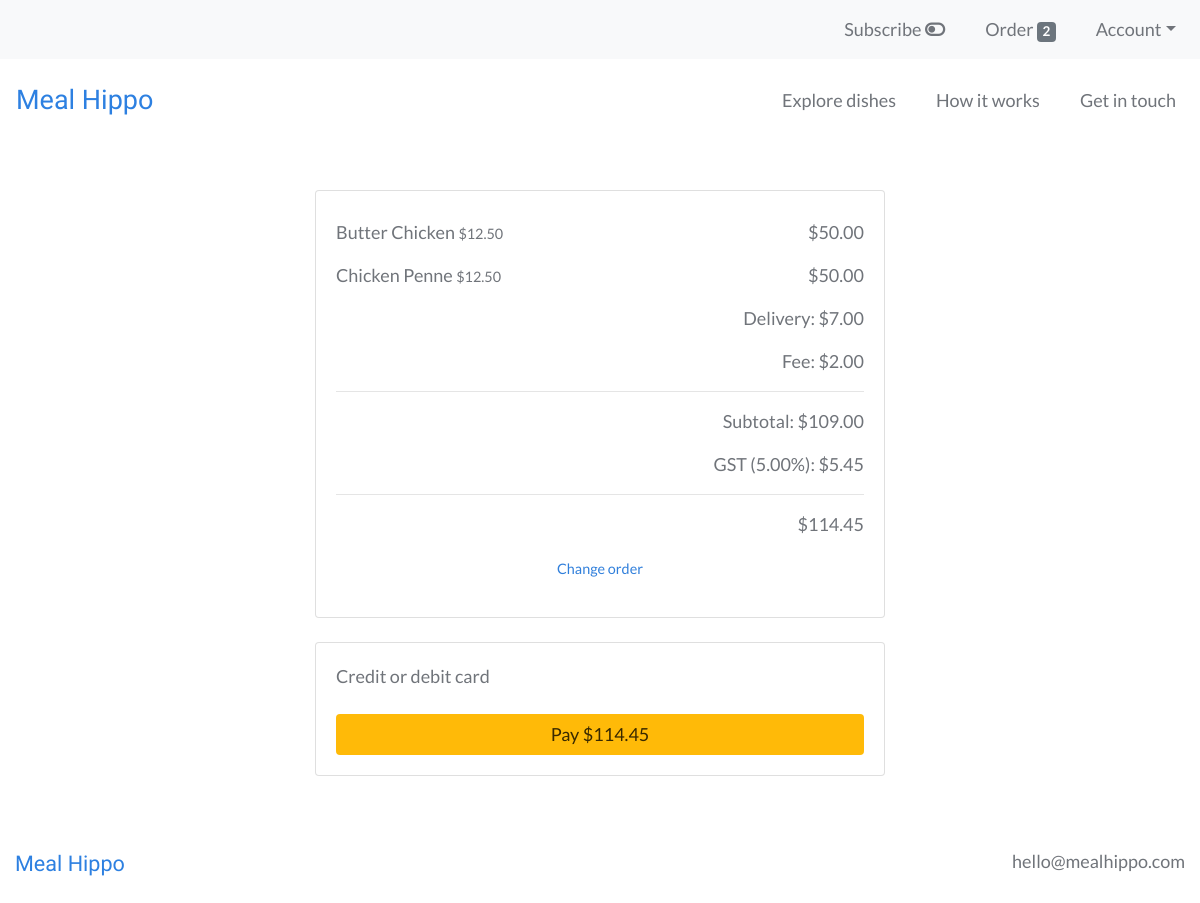
The app's page /order/payment (signed in) with its own data.
### users/models.py (models this page shows, shortened)
class CustomUser(AbstractBaseUser):
    email = models.EmailField(unique=True)
    is_active = models.BooleanField(default=True)
    is_admin = models.BooleanField(default=False)
    objects = CustomUserManager()
    USERNAME_FIELD = 'email'
    REQUIRED_FIELDS = []

### webplatform/models.py (models this page shows, shortened)
class Order(models.Model):
    user = models.ForeignKey(settings.AUTH_USER_MODEL, on_delete=models.CASCADE)
    items = models.ManyToManyField(OrderItem)
    delivery_date = models.DateField(null=True)
    delivery_time = models.TimeField(null=True)
    is_completed = models.BooleanField(default=False)
    payment = models.ForeignKey(Payment, on_delete=models.SET_NULL, blank=True, null=True)
    created_at = models.DateTimeField(auto_now_add=True)
    modified_at = models.DateTimeField(auto_now=True)
    def get_order_subtotal(self):
        order_subtotal = 0
        for item in self.items.all():
            order_subtotal += item.get_total_item_price()
        order_subtotal += 2
        if not UserDeliveryDetail.objects.filter(user=self.user)[0].free_delivery:
            order_subtotal += 7
        return order_subtotal
    def get_order_gst(self):
        order_subtotal = self.get_order_subtotal()
        gst_rate = 0.05
        order_gst = order_subtotal * gst_rate
        return order_gst
    def get_order_total(self):
        order_subtotal = self.get_order_subtotal()
        order_gst = self.get_order_gst()
        order_total = order_subtotal + order_gst
        return order_total

class OrderItem(models.Model):
    user = models.ForeignKey(settings.AUTH_USER_MODEL, on_delete=models.CASCADE)
    item = models.ForeignKey(Item, on_delete=models.CASCADE)
    quantity = models.IntegerField(default=1)
    is_completed = models.BooleanField(default=False)
    def get_total_item_price(self):
        return self.quantity * self.item.price

class Item(models.Model):
    supplier = models.ForeignKey(Supplier, on_delete=models.CASCADE)
    name = models.CharField(max_length=100)
    description = models.TextField()
    price = models.FloatField()
    minimum_portions = models.IntegerField(blank=True, null=True)
    portion_increment = models.IntegerField(blank=True, null=True)
    minimum_lead_time = models.IntegerField(blank=True, null=True)
    calories = models.CharField(max_length=100, blank=True, null=True)
    protein = models.FloatField(blank=True, null=True)
    fat = models.FloatField(blank=True, null=True)
    carbs = models.FloatField(blank=True, null=True)
    is_active = models.BooleanField()
    is_featured = models.BooleanField(default=False)
    created_at = models.DateTimeField(auto_now_add=True)
    modified_at = models.DateTimeField(auto_now=True)

class UserDeliveryDetail(models.Model):
    user = models.OneToOneField(settings.AUTH_USER_MODEL, on_delete=models.CASCADE)
    phone = models.CharField(max_length=20)
    address = models.TextField()
    instructions = models.TextField(blank=True, null=True)
    free_delivery = models.BooleanField(default=True)
    is_subscribed = models.BooleanField(default=False, verbose_name='subscribe weekly')

### webplatform/views.py (the view, shortened to what this page needs)
# urls.py: path('order/payment', views.OrderPaymentView.as_view(), name='order_payment_view'),
class OrderPaymentView(IsSubscribedMixin, LoginRequiredMixin, View):
    def get(self, *args, **kwargs):
        user = self.request.user
        order = models.Order.objects.get(user=user, is_completed=False)
        order_items = order.items.all()
        free_delivery = models.UserDeliveryDetail.objects.get(user=user).free_delivery
        context = {
            'order': order,
            'order_items': order_items,
            'free_delivery': free_delivery,
            'stripe_pk': settings.STRIPE_API_PUBLISHABLE_KEY,
        }
        return render(self.request, 'webplatform/order_payment_view.html', context)

### webplatform/templatetags/cart_templatetags.py (called while the page is built)
@register.filter
def cart_item_count(user):
    if user.is_authenticated:
        queryset = models.Order.objects.filter(user=user, is_completed=False)
        if queryset.exists():
            return queryset[0].items.count()
    return 0

### webplatform/templates/webplatform/order_payment_view.html (shortened to what this page needs)
{% extends 'base.html' %}
{% load static %}
{% load crispy_forms_tags %}
{% load humanize %}
{% block content %}
<div class="container-fluid my-5">
  <div class="row">
    <div class="col-lg-6 offset-lg-3 col-md-8 offset-md-2 col-12">
      <div class="card">
        <div class="card-body">
					<div class="container">
            {% for order_item in order_items %}
              <div class="row py-2">
                <div class="col-xl-6 text-xl-left px-0">
                  {{ order_item.item.name }} <small class="mr-3">${{ order_item.item.price|floatformat:2|intcomma }}</small>
                </div>
                <div class="col-xl-6 text-xl-right px-0">
                  ${{ order_item.get_total_item_price|floatformat:2|intcomma }}
                </div>
              </div>
            {% endfor %}
            <div class="row py-2 mb-2">
              <div class="col text-xl-right px-0">
                {% if user.is_authenticated and free_delivery or not user.is_authenticated %}
                  <s>Delivery: $7.00</s>
                  <p><small>Free delivery with first order</small></p>
                {% else %}
                  <p>Delivery: $7.00</p>
                {% endif %}
                <p>Fee: $2.00</p>
                <hr>
                <p>Subtotal: ${{ order.get_order_subtotal|floatformat:2|intcomma }}
                <p>GST (5.00%): ${{ order.get_order_gst|floatformat:2|intcomma }}</p>
                <hr>
                ${{ order.get_order_total|floatformat:2|intcomma }}
              </div>
            </div>
						<div class="row">
							<div class="col px-0 text-center">
								<p><small><a href="{% url 'webplatform:order_items_view' %}">Change order</a></small></p>
							</div>
						</div>
          </div>
        </div>
      </div>
      <div class="card mt-4">
        <div class="card-body">
          <form action="" method="post" id="payment-form">
            <div class="mb-3">
            	<label for="card-element">
            		Credit or debit card
            	</label>
            </div>
            <button class="btn btn-attention btn-block">Pay ${{ order.get_order_total|floatformat:2|intcomma }}</button>
          </form>
        </div>
      </div>
    </div>
  </div>
</div>
{% endblock %}

### templates/base.html (shortened to what this page needs)
{% load static %}
{% load cart_templatetags %}
<!DOCTYPE html>
<html lang="en" dir="ltr">
  <head>
    <link rel="stylesheet" href="https://stackpath.bootstrapcdn.com/bootstrap/4.4.1/css/bootstrap.min.css">
    <link rel="stylesheet" type="text/css" href="{% static 'style.css' %}">
  </head>
  <body>
    {% if user.is_authenticated %}
        <nav class="navbar navbar-expand-md navbar-light user-nav bg-light">
            <ul class="navbar-nav ml-md-auto mx-md-0 mx-auto text-md-left text-center">
              <li class="nav-item mr-4">
                <a class="nav-link" href="{% url 'webplatform:subscribe_toggle' request.path %}">{% if is_subscribed %}Subscribed <i class="fas fa-toggle-on"></i>{% else %}<span data-toggle="tooltip" data-placement="bottom" title="Save 5% on all orders">Subscribe <i class="fas fa-toggle-off"></i></span>{% endif %}</a>
              <li class="nav-item mr-4">
                <a class="nav-link" href="{% url 'webplatform:order_items_view' %}">
                  Order <span class="badge badge-secondary">{{ request.user|cart_item_count }}</span>
                </a>
              </li>
              <li class="nav-item dropdown">
                <a class="nav-link dropdown-toggle" data-toggle="dropdown" href="#" role="button" aria-haspopup="true" aria-expanded="false">Account</a>
              </li>
            </ul>
        </nav>
    {% endif %}
    <nav class="navbar navbar-expand-md navbar-light py-3">
      <a class="navbar-brand" href="{% url 'webplatform:home_view' %}">Meal&nbsp;Hippo</a>
      <div class="collapse navbar-collapse" id="navbarText">
        <ul class="navbar-nav ml-auto">
          <li class="nav-item mr-4">
            <a class="nav-link" href="{% url 'webplatform:order_items_view' %}">Explore dishes</a>
          </li>
          <li class="nav-item mr-4">
            <a class="nav-link" href="{% url 'webplatform:support_view' %}">How it works</a>
          </li>
          {% if user.is_authenticated %}
            <li class="nav-item">
          {% else %}
            <li class="nav-item mr-4">
          {% endif %}
            <a class="nav-link" href="{% url 'webplatform:contact_view' %}">Get in touch</a>
          </li>
        </ul>
      </div>
    </nav>
    {% block content %}
    {% endblock %}
    <footer>
      <div class="container-fluid text-center py-4 mb-5">
        <div class="row">
          <div class="col-sm text-sm-left mb-4">
            <span class="logo">
              <a href="{% url 'webplatform:home_view' %}">Meal&nbsp;Hippo</a>
            </span>
          </div>
          <div class="col-sm text-sm-right">
            <p>hello@mealhippo.com</p>
          </div>
        </div>
      </div>
    </footer>
  </body>
</html>

### static/style.css (style rules this page uses)
:root { --heading: #1B1B1F; --sub_heading: #1B1B1F; --text: #70747A; --logo: #2D80E1; --button_dark: #307FDB; --button_light: #388FF4; --link_dark: #307FDB; --link_light: #388FF4; --nav_dark: #70747A; --nav_light: #1B1B1F; --attention_dark: #FFBA08; --attention_light: #FFC518; --attention_text: #392900; }
body { color: var(--text); font-family: 'Lato', sans-serif; font-size: 18px; }
.btn { font-size: 1em; }
a, .btn-link { color: var(--link_dark); }
.navbar-light .navbar-brand, .logo a { color: var(--logo); font-size: 1.5em; font-family: 'Varela Round', "Arial Rounded MT Bold", "Helvetica Rounded", sans-serif; }
.logo a { font-size: 1.2em; }
.navbar-nav .nav-item a.nav-link { color: var(--nav_dark); }
.btn { padding-left: 25px; padding-right: 25px; }
.btn-attention { background: var(--attention_dark); color: var(--attention_text); }

### records on screen
CustomUser: user|cart_item_count "2"
OrderItem: item.name "Butter Chicken", item.price "12.50", get_total_item_price "50.00"
OrderItem: item.name "Chicken Penne", item.price "12.50", get_total_item_price "50.00"
Order: get_order_subtotal "109.00", get_order_gst "5.45", get_order_total "114.45"
